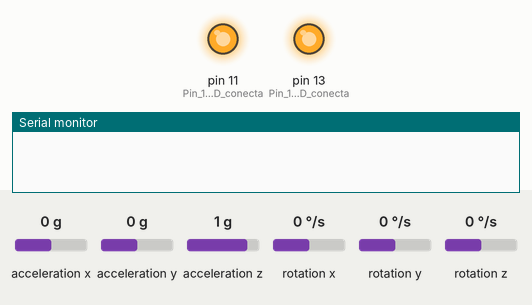
A sketch run on a simulated Arduino Uno, built with avr-gcc and run on an emulated ATmega328P. Parts: output pins drawn as LEDs (lit = HIGH), the last lines printed to the serial monitor. Wiring (inferred from the names in the program): MPU-6050 motion sensor at I2C address 0x68. Inputs (shaded band) come from the test bench; at power-on: acceleration x 0 g, acceleration y 0 g, acceleration z 1 g, rotation x 0 °/s, rotation y 0 °/s, rotation z 0 °/s.

Above: at 0.1 s.
At 1.78 s:
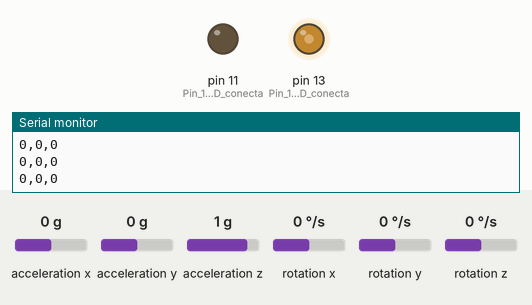
2.3 s: acceleration x set to -1.4 g
5.3 s: acceleration y set to -1.4 g
8.3 s: acceleration z set to -1.4 g
At 9.6 s:
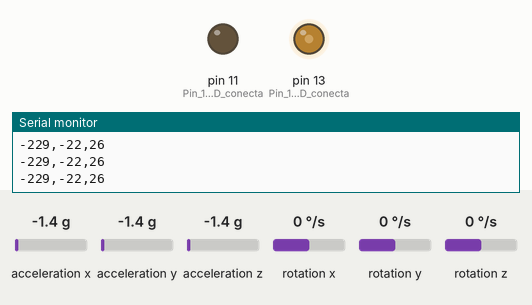
Timing chart, 0 to 11.3 s (numbered marks = the images above; inputs shaded):
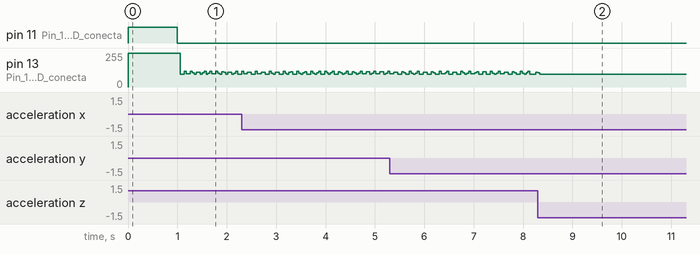

Measured:
- after the input at 8.3 s, pin 13 (Pin_13_tem_um_LED_conecta): goes on until 8.3 s, then stays 96/255

The sketch:

leitura_dados.ino
```cpp
//Programa : Teste MPU6050 e NEO-06 GPS
//Baseado no programa original de JohnChi

/*-------------------*
 * Pinagem:          *
 *-------------------*
 * GPS               *
 *10 - GPS Module TX *
 *11 - GPS Module RX *
 *-------------------*
 * MPU               *
 * VCC - 3.3V        *
 * GND - GND         *
 * SCL - SCL         *
 * SDA - SDA         *
 * AD0 - GND         *
 * INT - 2           *
 *-------------------*/

#include<Wire.h>
#include <TinyGPS.h>
#include <SoftwareSerial.h>

#define SUCESSO 0
#define FALHA 1
#define STOP 2

#define MPU 0x68        //Endereco I2C do MPU6050
#define PWR_MGMT_1 0x6B //PWR_MGMT_1 register
#define AWAKE 0         //Tira do sleep mode
#define SLEEP 1         //Coloca no sleep mode
#define ON 1            //Resetar o sistema
#define OFF 0           //Desligar o sistema

// Codigos de origem do log de sistema
#define SETUP_LOG     0           //Define log de setup (geral)
#define INIT_MPU_LOG 1            //Define log de setup do MPU
#define TRANSMISSION_MPU_LOG  2   //Define log de loop do MPU
#define INIT_GPS_LOG 3            //Define log de setup do GPS
#define TRANSMISSION_GPS_LOG  4   //Define log de loop do GPS

// Codigos de log
#define INIT_SISTEM 0              // inicializacao do sistema
#define MPU_INIT 1                 // inicalizacao de comunicacao com MPU
#define MPU_SUCCESS_INIT 2         // comunicacao efetuada com sucesso
#define MPU_ERROR_INIT 3           // erro de comunicacao com MPU
#define MPU_DATA_TOO_LONG 4        // informacao muito longa
#define MPU_ADDRESS_NACK 5         // endereco de transmissao enviou um nack
#define MPU_DATA_NACK 6            // dados de transmissao geraram um nack
#define MPU_UNKNOW_ERROR 7         // erro desconhecido
#define MPU_TRANSMISSION_SUCCESS 8 // transmissao bem sucedida
#define MPU_TRANSMISSION_ERROR  9  // transmissao mal sucedida
#define TEMP_HIGH  10               // temperatura do sistema está elevada

//Funçoes do sistema para MPU
int get_log(int error);                                   // transformaçao do codigo de erro da MPU para o codigo de log
void send_log(int log_id, int origem, int data_gps = 0);  // imprime o log do sistema
void send_leitura();                                      // imprimir dados do sensor mpu
void set_referencial(int set);                            // inicializa o ponto referencial de nível
void teste_nivel_acelerometro();                                        // testa magnitude da variaçao lida

// Funçoes gerais
void turn_system(int mode = ON);

//Variaveis para armazenar valores dos sensores (MPU)
int AcX,AcY,AcZ,Tmp,GyX,GyY,GyZ;

//Variáveis auxiliares
int referencial[7] = {0,0,0,0,0,0,0}; //ponto de referencia (primeira leitura)
int nivel[3] = {0,0,0};               //variaçao entre leituras
int status_transmissao = 1;           //se é possível transmitir
int status_set_referencial = ON;      //se deve resetar o referencial

void setup(){
  int cont_try = 0;

  Serial.begin(9600); // inicia a comunicacao serial

  pinMode (13, OUTPUT); // Pin 13 tem um LED conectado (piscando indica que leituras estao sendo feitas, sem piscar indica erro)
  pinMode (11, OUTPUT); // Pin 13 tem um LED conectado (piscando indica que leituras estao sendo feitas, sem piscar indica erro)

  digitalWrite (13, HIGH); // set o LED verde
  digitalWrite (11, HIGH); // reset LED vermelho
  delay(1000);             // 1 segundo de espera

  //send_log(INIT_SISTEM, SETUP_LOG);

  do{

    //send_log(MPU_INIT, INIT_MPU_LOG);

    //Inicializa o MPU-6050
    Wire.begin();                 // inicia I2C
    Wire.beginTransmission(MPU);  // inicia transmissao para o endereço do MPU
    Wire.write(PWR_MGMT_1);       // PWR_MGMT_1 register
    Wire.write(AWAKE);            // Inicializa o MPU-6050
    status_transmissao = Wire.endTransmission(true);       // fecha a transmissao para o endereço do MPU

    if (status_transmissao != SUCESSO){                       // teste de erro na transmissao
      //send_log(get_mpu_log(status_transmissao),INIT_MPU_LOG); // utiliza o código enviado pela UNO para obter o código correspondente
      cont_try++;                                         // contagem de tentativas de transmissao

      status_transmissao = FALHA;                             // se houve erro, nao houve transmissao

      digitalWrite (13, LOW);                             // reset o LED verde (mantem o vermelho setado)
      delay(5000);                                        // 5 segundos de espera

    } else {
       status_transmissao = SUCESSO;                          // transmissao foi realizada com sucesso
    }
  }while (status_transmissao == FALHA && cont_try < 5);       //tenta sempre que a transmissao falhou e foram feitas menos de 5 tentativas

  if (status_transmissao == SUCESSO){
    //send_log(MPU_ERROR_INIT, INIT_MPU_LOG);
    digitalWrite (13, LOW);                               // reset o LED verde
    digitalWrite (11, LOW);                               // reset LED vermelho
  }else{                                                  //erro
    //send_log(MPU_SUCCESS_INIT, INIT_MPU_LOG);
  }
}

void loop(){
  if(status_transmissao == SUCESSO){

    Wire.beginTransmission(MPU);    // transmite para MPU
    Wire.write(0x3B);               // começa com o registrador 0x3B (ACCEL_XOUT_H)
    status_transmissao = Wire.endTransmission(false);    // finalisa transmissao

    if (status_transmissao != SUCESSO){
      //send_log(get_mpu_log(status_transmissao), TRANSMISSION_MPU_LOG);

      digitalWrite (11, HIGH);  // set LED vermelho
      delay(5000);

    }else{
      digitalWrite (11, LOW);  // reset LED vermelho

      //send_log(MPU_TRANSMISSION_SUCCESS, TRANSMISSION_MPU_LOG);

      Wire.requestFrom(MPU,14,true);  //Solicita os dados do sensor

      //Armazena o valor dos sensores nas variaveis correspondentes
      AcX=Wire.read()<<8|Wire.read();  //0x3B (ACCEL_XOUT_H) & 0x3C (ACCEL_XOUT_L)
      AcY=Wire.read()<<8|Wire.read();  //0x3D (ACCEL_YOUT_H) & 0x3E (ACCEL_YOUT_L)
      AcZ=Wire.read()<<8|Wire.read();  //0x3F (ACCEL_ZOUT_H) & 0x40 (ACCEL_ZOUT_L)
      Tmp=Wire.read()<<8|Wire.read();  //0x41 (TEMP_OUT_H) & 0x42 (TEMP_OUT_L)
      GyX=Wire.read()<<8|Wire.read();  //0x43 (GYRO_XOUT_H) & 0x44 (GYRO_XOUT_L)
      GyY=Wire.read()<<8|Wire.read();  //0x45 (GYRO_YOUT_H) & 0x46 (GYRO_YOUT_L)
      GyZ=Wire.read()<<8|Wire.read();  //0x47 (GYRO_ZOUT_H) & 0x48 (GYRO_ZOUT_L)

      if ((Tmp/340.00+36.53) > 50){
        //send_log(TEMP_HIGH, TRANSMISSION_MPU_LOG);
        turn_system(OFF);
      }

      set_referencial(status_set_referencial);

      AcX -= referencial[0];
      AcY -= referencial[1];
      AcZ -= referencial[2];
      Tmp -= referencial[3];
      GyX -= referencial[4];
      GyY -= referencial[5];
      GyZ -= referencial[6];

      teste_nivel_acelerometro();

      send_leitura(); // imprime dados obtidos do MPU

      //apagar o led
      digitalWrite (13, HIGH); // set o LED
      delay(5);//1000);
      digitalWrite (13, LOW); // set o LED
      delay(5);//4000);
    }

  }else{

  }
}

void send_leitura(){
  Serial.print(nivel[0]); Serial.print(","); Serial.print(nivel[1]);Serial.print(","); Serial.println(nivel[2]);
}

int get_mpu_log(int error){
  if (error == 1){
    return MPU_DATA_TOO_LONG; //informacao muito longa
  }else if (error == 2){
    return MPU_ADDRESS_NACK; //recebeu um NACK do endereco de transmissao
  }else if (error == 3){
    return MPU_DATA_NACK;    //recebeu um NACK dos dados de transmissao
  }else{
    return MPU_UNKNOW_ERROR; //erro desconhecido.
  }
}

void send_log(int log_id, int origem, int data_gps){
  Serial.print("LOG: "); Serial.print(data_gps); Serial.print(" - "); Serial.print(origem); Serial.print(" - "); Serial.println(log_id);
}

void turn_system(int mode){
  if (mode == OFF){
    Serial.println("Desligar");
  }else{
    Serial.println("Reset");
  }
}

void set_referencial(int set){
  if (set == ON){
        referencial[0] = AcX;
        referencial[1] = AcY;
        referencial[2] = AcZ;
        referencial[3] = Tmp;
        referencial[4] = GyX;
        referencial[5] = GyY;
        referencial[6] = GyZ;

        status_set_referencial = OFF;
      }
}

void teste_nivel_acelerometro(){
  int i;
  nivel[0] = AcX/100;
  nivel[1] = AcY/1000;
  nivel[2] = AcZ/1000;
}
```
